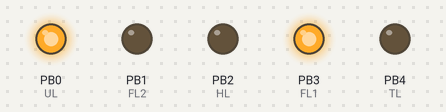
Bench run of a sketch on a simulated ATtiny85, built with avr-gcc and run on an emulated ATtiny85. Shown: output pins drawn as LEDs (lit = HIGH). EEPROM starts erased.

Above: at 1.56 s.
At 2.57 s:
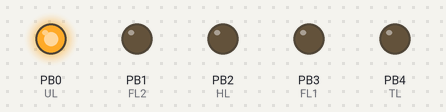
At 4.13 s:
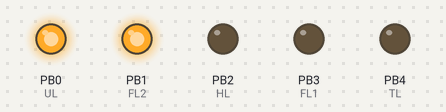
Timing chart, 0 to 4.5 s (numbered marks = the images above):
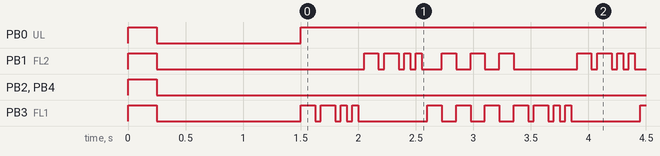

Measured:
- by itself, PB0 (UL): HIGH → LOW at 0.25 s, → HIGH 1.3 s later
- by itself, PB3 (FL1): repeats every 1.9 s: 2 × (HIGH 0.13 s, LOW 0.05 s), HIGH 0.05 s, LOW 0.05 s, HIGH 0.05 s, LOW 0.60 s, 3 × (HIGH 0.13 s, LOW 0.13 s)
- by itself, PB1 (FL2): repeats every 1.9 s: 2 × (HIGH 0.13 s, LOW 0.05 s), HIGH 0.05 s, LOW 0.05 s, HIGH 0.05 s, LOW 0.18 s, 2 × (HIGH 0.13 s, LOW 0.13 s), HIGH 0.13 s, LOW 0.55 s

The sketch:

Flasher2.ino
```cpp
/******************************************************************************
by Ken Olsen (648.ken@gmail.com)
MakersBox.blogspot.com


Not all Attiny cores support the tone() function. Try this one
https://github.com/SpenceKonde/ATTinyCore

ATMEL ATTINY45/85 Pin Assignments
                   +-\/-+
  Ain0 (D 5) PB5  1|    |8  Vcc
  Ain3 (D 3) PB3  2|    |7  PB2 (D 2) Ain1
  Ain2 (D 4) PB4  3|    |6  PB1 (D 1) pwm1
             GND  4|    |5  PB0 (D 0) pwm0

******************************************************************************/

#include <EEPROM.h>
#include <avr/sleep.h>


#ifndef cbi
  #define cbi(sfr, bit) (_SFR_BYTE(sfr) &= ~_BV(bit))
#endif
#ifndef sbi
  #define sbi(sfr, bit) (_SFR_BYTE(sfr) |= _BV(bit))
#endif

// hardware\breadboard\avr\boards.txt
// atmega328bb.build.board=AVR_ATMEGA328BB

long sleepyTime = 300000; // sleep after (ms)  900000 = 15 min, 300000 = 5 min

boolean DEBUG = false;

// V0.0
int HL = 2;   // headlights
int TL = 4;   // taillights
int FL1 = 3;  // flasher 1
int FL2 = 1;  // flasher 2
int UL = 0;   // Underlighting

int mode;     // 0 = flashers or interior only, 1 = headlights only, 2 = headlights + flashers / interior

int t1 = 125;
int t2 = 50;


void setup(){

  mode = EEPROM.read(0);
  if (mode > 1){  // probaly 255 on firt execution
    mode = 0;
  }
  else {
    mode = mode + 1;
  }
  EEPROM.write(0, mode);  // remember for next time


  pinMode(HL, OUTPUT);
  pinMode(TL, OUTPUT);
  pinMode(FL1, OUTPUT);
  pinMode(FL2, OUTPUT);
  pinMode(UL, OUTPUT);

  int blinkcount = 1;
  /*
  pinMode(3, INPUT_PULLUP);
  int val = analogRead(3);
  if (val >1000){
    blinkcount = 10;
  }
  pinMode(3, OUTPUT);
  */


  // inital flash for check
  for(int j=0; j<blinkcount; j++){
    digitalWrite(HL, HIGH);
    digitalWrite(TL, HIGH);
    digitalWrite(FL1, HIGH);
    digitalWrite(FL2, HIGH);
    digitalWrite(UL, HIGH);
    delay(250);
    digitalWrite(HL, LOW);
    digitalWrite(TL, LOW);
    digitalWrite(FL1, LOW);
    digitalWrite(FL2, LOW);
    digitalWrite(UL, LOW);
    delay(250);
  }
  delay(1000);
}


void loop(){
  if(mode > 0){  // night mode
    digitalWrite(HL, HIGH);
    digitalWrite(TL, HIGH);
  }

  if(mode != 1){
    digitalWrite(UL, HIGH);
    while(1){  // flash sequence

      if(millis()>sleepyTime){
        system_sleep();
      }
      digitalWrite(FL1, HIGH);
      delay(t1);
      digitalWrite(FL1, LOW);
      delay(t2);
      digitalWrite(FL1, HIGH);
      delay(t1);
      digitalWrite(FL1, LOW);
      delay(t2);

      digitalWrite(FL1, HIGH);
      delay(t2);
      digitalWrite(FL1, LOW);
      delay(t2);
      digitalWrite(FL1, HIGH);
      delay(t2);
      digitalWrite(FL1, LOW);
      delay(t2);
      digitalWrite(FL1, LOW);


      digitalWrite(FL2, HIGH);
      delay(t1);
      digitalWrite(FL2, LOW);
      delay(t2);
      digitalWrite(FL2, HIGH);
      delay(t1);
      digitalWrite(FL2, LOW);
      delay(t2);

      digitalWrite(FL2, HIGH);
      delay(t2);
      digitalWrite(FL2, LOW);
      delay(t2);
      digitalWrite(FL2, HIGH);
      delay(t2);
      digitalWrite(FL2, LOW);
      delay(t2);

      for(int x=0; x<3; x++){
        digitalWrite(FL1, HIGH);
        delay(t1);
        digitalWrite(FL1, LOW);
        digitalWrite(FL2, HIGH);
        delay(t1);
        digitalWrite(FL2, LOW);
      }
    }
  }
}


// set system into the sleep state
// system wakes up when wtchdog is timed out
void system_sleep() {
  digitalWrite(FL1, LOW);
  digitalWrite(FL2, LOW);
  digitalWrite(TL, LOW);
  digitalWrite(HL, LOW);
  digitalWrite(UL, LOW);

  cbi(ADCSRA,ADEN);                    // switch Analog to Digitalconverter OFF
  set_sleep_mode(SLEEP_MODE_PWR_DOWN); // sleep mode is set here
  sleep_enable();
  sleep_mode();                        // System sleeps here


  sleep_disable();                     // System continues execution here when watchdog timed out
  sbi(ADCSRA,ADEN);                    // switch Analog to Digitalconverter ON
}
```
